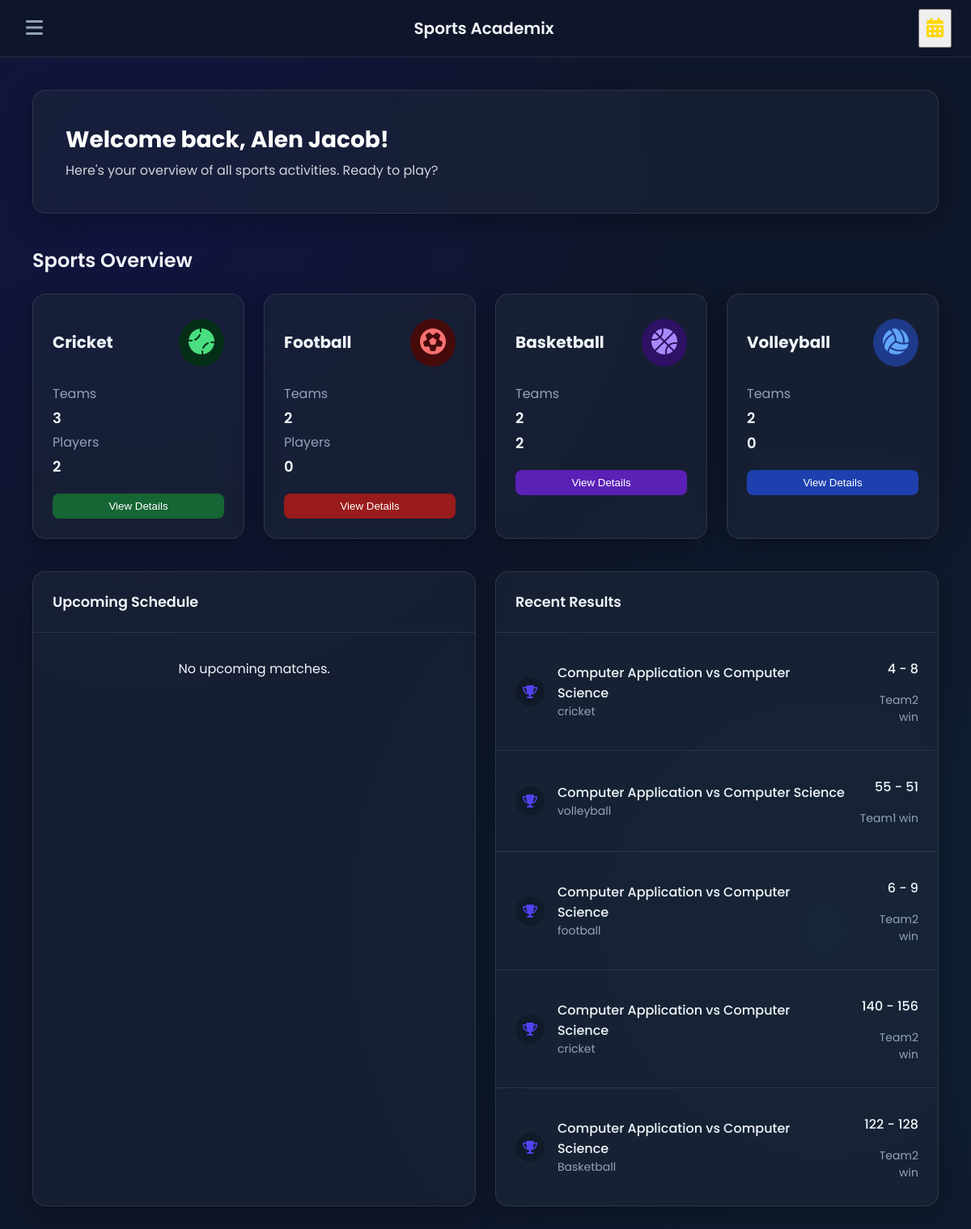
Screenshot of /home.php (signed in) with the database file from the repository.
### tables this page shows
CREATE TABLE `users` (
  `user_id` int(11) NOT NULL,
  `name` varchar(100) DEFAULT NULL,
  `email` varchar(100) DEFAULT NULL,
  `password` varchar(250) DEFAULT NULL,
  `student_id` varchar(20) DEFAULT NULL,
  `role` enum('admin','user') DEFAULT 'user',
  `status` enum('active','blocked') DEFAULT NULL,
  `created_at` datetime DEFAULT current_timestamp(),
  `reset_token` varchar(255) DEFAULT NULL,
  `reset_token_expires_at` datetime DEFAULT NULL,
  `otp_hash` varchar(255) DEFAULT NULL,
  `otp_expires_at` datetime DEFAULT NULL
);

CREATE TABLE `events` (
  `event_id` int(11) NOT NULL,
  `event_name` varchar(100) DEFAULT NULL,
  `sport_id` int(11) DEFAULT NULL,
  `event_date` datetime DEFAULT NULL,
  `venue` varchar(100) DEFAULT NULL,
  `description` text DEFAULT NULL,
  `status` enum('schedule','outgoing','completed','postponed','cancelled') DEFAULT 'schedule',
  `team1_id` int(11) DEFAULT NULL,
  `team2_id` int(11) DEFAULT NULL,
  `team1_score` int(11) NOT NULL DEFAULT 0,
  `team2_score` int(11) NOT NULL DEFAULT 0,
  `result` enum('team1_win','team2_win','draw','pending') DEFAULT 'pending'
);

CREATE TABLE `teams` (
  `team_id` int(11) NOT NULL,
  `team_name` varchar(100) DEFAULT NULL,
  `sport_id` int(11) DEFAULT NULL,
  `department_id` int(11) DEFAULT NULL,
  `created_by` int(11) DEFAULT NULL,
  `created_at` datetime DEFAULT current_timestamp()
);

CREATE TABLE `sports` (
  `sport_id` int(11) NOT NULL,
  `name` varchar(100) DEFAULT NULL,
  `code` varchar(10) DEFAULT NULL,
  `max_players` int(11) DEFAULT 0,
  `status` enum('active','inactive') NOT NULL DEFAULT 'active',
  `points_for_win` int(11) NOT NULL DEFAULT 3,
  `points_for_draw` int(11) NOT NULL DEFAULT 1,
  `points_for_loss` int(11) NOT NULL DEFAULT 0
);

### home.php (the view, shortened to what this page needs)
<?php
require_once 'config.php';
$logged_in_user_id = $_SESSION['user_id'];
$stmt_user_data = $conn->prepare("SELECT name, email FROM users WHERE user_id = ?");
$stmt_user_data->bind_param("i", $logged_in_user_id);
$stmt_user_data->execute();
$user_data_result = $stmt_user_data->get_result();
$user_data = $user_data_result->fetch_assoc();
$logged_in_user_name = $user_data['name'] ?? 'User';
function getSportStats($conn, $sport_id) {
    $stats = ['teams' => 0, 'players' => 0, 'matches' => 0];
    $stmt_teams = $conn->prepare("SELECT COUNT(*) as count FROM teams WHERE sport_id = ?");
    $stmt_teams->bind_param("i", $sport_id);
    $stmt_teams->execute();
    $teams_result = $stmt_teams->get_result();
    if ($teams_result) $stats['teams'] = $teams_result->fetch_assoc()['count'];
    $stmt_players = $conn->prepare("SELECT COUNT(DISTINCT tm.user_id) as count FROM team_members tm JOIN teams t ON tm.team_id = t.team_id WHERE t.sport_id = ?");
    $stmt_players->bind_param("i", $sport_id);
    $stmt_players->execute();
    $players_result = $stmt_players->get_result();
    if ($players_result) $stats['players'] = $players_result->fetch_assoc()['count'];
    $stmt_matches = $conn->prepare("SELECT COUNT(*) as count FROM events WHERE sport_id = ? AND status = 'schedule'");
    $stmt_matches->bind_param("i", $sport_id);
    $stmt_matches->execute();
    $matches_result = $stmt_matches->get_result();
    if ($matches_result) $stats['matches'] = $matches_result->fetch_assoc()['count'];
    return $stats;
}
$cricket_stats = getSportStats($conn, 1);
$football_stats = getSportStats($conn, 2);
$basketball_stats = getSportStats($conn, 5);
$volleyball_stats = getSportStats($conn, 3);
$recent_matches_stmt = $conn->prepare("SELECT e.event_name, s.name as sport_name, t1.team_name as team1_name, t2.team_name as team2_name, DATE_FORMAT(e.event_date, '%b %d, %Y') as event_date, e.team1_score, e.team2_score, e.result FROM events e JOIN sports s ON e.sport_id = s.sport_id LEFT JOIN teams t1 ON e.team1_id = t1.team_id LEFT JOIN teams t2 ON e.team2_id = t2.team_id WHERE e.status = 'completed' ORDER BY e.event_date DESC LIMIT 5");
$recent_matches_stmt->execute();
$recent_matches = $recent_matches_stmt->get_result();
$sql_upcoming = "SELECT e.event_id, e.event_name, s.name as sport_name, t1.team_name as team1_name, t2.team_name as team2_name, DATE_FORMAT(e.event_date, '%b %d, %l:%i %p') as event_date, e.venue FROM events e JOIN sports s ON e.sport_id = s.sport_id LEFT JOIN teams t1 ON e.team1_id = t1.team_id LEFT JOIN teams t2 ON e.team2_id = t2.team_id WHERE e.status = 'schedule' AND e.event_date > NOW() ORDER BY e.event_date ASC LIMIT 5";
$stmt_upcoming = $conn->prepare($sql_upcoming);
$stmt_upcoming->execute();
$upcoming_schedule = $stmt_upcoming->get_result();
$currentPage = $_GET['page'] ?? 'dashboard';
?>
<!DOCTYPE html>
<html lang="en">
<head>
    <link rel="stylesheet" href="https://cdnjs.cloudflare.com/ajax/libs/font-awesome/6.4.0/css/all.min.css">
    <link href="https://cdn.jsdelivr.net/npm/vanilla-calendar-pro/build/vanilla-calendar.min.css" rel="stylesheet">
</head>
<body>
    <div class="main-content">
        <header class="top-navbar">
            <button class="menu-toggle" id="menu-toggle"><i class="fas fa-bars"></i></button>
            <a href="?page=dashboard" class="brand">
                <h1>Sports Academix</h1>
            </a>
            <div class="header-actions">
                <button class="calendar-icon" id="calendar-toggle" title="View Schedule"><i class="fas fa-calendar-alt"></i></button>
            </div>
        </header>
        <main>
            <div id="dashboard" class="tab-content <?php if($currentPage == 'dashboard') echo 'active'; ?>">
                <div class="welcome-banner"><h1>Welcome back, <?php echo htmlspecialchars($logged_in_user_name); ?>!</h1><p>Here's your overview of all sports activities. Ready to play?</p></div>
                <h2>Sports Overview</h2>
                <div class="grid grid-cols-4">
                    <div class="sport-card cricket-card"><div class="sport-card-header"><h3>Cricket</h3><div class="sport-card-icon icon-bg-green"><i class="fas fa-baseball-ball icon-green"></i></div></div><div class="sport-card-body"><div><p class="text-gray">Teams</p><p class="text-lg font-semibold"><?php echo $cricket_stats['teams']; ?></p></div><div><p class="text-gray">Players</p><p class="text-lg font-semibold"><?php echo $cricket_stats['players']; ?></p></div></div><a href="cricket.php"><button class="card-button btn-green">View Details</button></a></div>
                    <div class="sport-card football-card"><div class="sport-card-header"><h3>Football</h3><div class="sport-card-icon icon-bg-red"><i class="fas fa-futbol icon-red"></i></div></div><div class="sport-card-body"><div><p class="text-gray">Teams</p><p class="text-lg font-semibold"><?php echo $football_stats['teams']; ?></p></div><div><p class="text-gray">Players</p><p class="text-lg font-semibold"><?php echo $football_stats['players']; ?></p></div></div><a href="football.php"><button class="card-button btn-red">View Details</button></a></div>
                    <div class="sport-card basketball-card"><div class="sport-card-header"><h3>Basketball</h3><div class="sport-card-icon icon-bg-purple"><i class="fas fa-basketball-ball icon-purple"></i></div></div><div class="sport-card-body"><div><p class="text-gray">Teams</p><p class="text-lg font-semibold"><?php echo $basketball_stats['teams']; ?></p></div><div><p class="text-lg font-semibold"><?php echo $basketball_stats['players']; ?></p></div></div><a href="basketball.php"><button class="card-button btn-purple">View Details</button></a></div>
                    <div class="sport-card volleyball-card"><div class="sport-card-header"><h3>Volleyball</h3><div class="sport-card-icon icon-bg-blue"><i class="fas fa-volleyball-ball icon-blue"></i></div></div><div class="sport-card-body"><div><p class="text-gray">Teams</p><p class="text-lg font-semibold"><?php echo $volleyball_stats['teams']; ?></p></div><div><p class="text-lg font-semibold"><?php echo $volleyball_stats['players']; ?></p></div></div><a href="volleyball.php"><button class="card-button btn-blue">View Details</button></a></div>
                </div>
                <div class="grid grid-cols-2" style="margin-top: 2.5rem;">
                    <div class="content-box"><h3>Upcoming Schedule</h3><?php if ($upcoming_schedule->num_rows > 0): while($schedule = $upcoming_schedule->fetch_assoc()): ?><div class="list-item"><div class="list-item-icon"><i class="fas fa-calendar-day"></i></div><div class="list-item-details"><p class="font-medium"><?php echo htmlspecialchars($schedule['team1_name'] ?? 'TBD'); ?> vs <?php echo htmlspecialchars($schedule['team2_name'] ?? 'TBD'); ?></p><p class="text-sm"><?php echo htmlspecialchars($schedule['sport_name']); ?></p></div><div class="list-item-aside"><p class="font-medium"><?php echo $schedule['event_date']; ?></p><p class="text-sm"><?php echo htmlspecialchars($schedule['venue']); ?></p></div></div><?php endwhile; else: ?><p style="text-align: center; padding: 1rem;">No upcoming matches.</p><?php endif; ?></div>
                    <div class="content-box"><h3>Recent Results</h3><?php if($recent_matches->num_rows > 0): mysqli_data_seek($recent_matches, 0); while($match = $recent_matches->fetch_assoc()): ?><div class="list-item"><div class="list-item-icon"><i class="fas fa-trophy"></i></div><div class="list-item-details"><p class="font-medium"><?php echo htmlspecialchars($match['team1_name']); ?> vs <?php echo htmlspecialchars($match['team2_name']); ?></p><p class="text-sm"><?php echo htmlspecialchars($match['sport_name']); ?></p></div><div class="list-item-aside"><p class="font-medium"><?php echo $match['team1_score']; ?> - <?php echo $match['team2_score']; ?></p><p class="text-sm"><?php echo str_replace('_', ' ', ucfirst($match['result'])); ?></p></div></div><?php endwhile; else: ?><p style="text-align: center; padding: 1rem;">No recent results.</p><?php endif; ?></div>
                </div>
            </div>
        </main>
    </div>
</body>
</html>

### home.php (style rules this page uses)
:root { --primary-hue: 245; --primary: hsl(var(--primary-hue), 85%, 60%); --bg-dark: #0f172a; --bg-glass: rgba(30, 41, 59, 0.5); --border-glass: rgba(255, 255, 255, 0.1); --text-light: #f1f5f9; --text-muted: #94a3b8; --shadow-lg: 0 8px 32px 0 rgba(0, 0, 0, 0.3); }
body { font-family: 'Poppins', sans-serif; background-color: var(--bg-dark); background-image: radial-gradient(circle at 15% 15%, hsla(var(--primary-hue), 80%, 25%, 0.3) 0, transparent 40%), radial-gradient(circle at 85% 75%, hsla(190, 80%, 20%, 0.2) 0, transparent 40%); background-attachment: fixed; margin: 0; color: var(--text-light); }
.top-navbar { display: flex; align-items: center; padding: 0 1.5rem; height: 70px; background-color: rgba(15, 23, 42, 0.8); backdrop-filter: blur(10px); border-bottom: 1px solid var(--border-glass); position: sticky; top: 0; z-index: 100; }
.menu-toggle { background: none; border: none; color: var(--text-muted); font-size: 1.5rem; cursor: pointer; padding: 0.5rem; transition: color 0.2s; }
.brand { display: flex; align-items: center; gap: 0.75rem; text-decoration: none; color: var(--text-light); margin: 0 auto; }
.brand h1 { font-size: 1.25rem; font-weight: 600; margin: 0; }
.header-actions { display: flex; align-items: center; gap: 1rem; position: relative; }
.main-content { flex: 1; }
main { padding: 2.5rem; max-width: 1200px; margin: 0 auto; }
.tab-content { display: none; }
.tab-content.active { display: block; animation: fadeIn 0.5s ease-in-out; }
.welcome-banner, .sport-card, .content-box, .page-content { background: var(--bg-glass); border: 1px solid var(--border-glass); backdrop-filter: blur(10px); box-shadow: var(--shadow-lg); border-radius: 1rem; }
.welcome-banner { color: #fff; padding: 2.5rem; margin-bottom: 2.5rem; }
.welcome-banner h1 { margin: 0; font-size: 1.75rem; }
.welcome-banner p { margin: 0.25rem 0 0; color: #d1d5db; }
h2, h3.h3 { font-size: 1.5rem; font-weight: 600; color: var(--text-light); margin-bottom: 1.5rem; }
.grid { display: grid; gap: 1.5rem; }
.grid-cols-4 { grid-template-columns: repeat(auto-fit, minmax(200px, 1fr)); }
.grid-cols-2 { grid-template-columns: repeat(auto-fit, minmax(300px, 1fr)); }
.sport-card { padding:1.5rem; transition: all .3s ease }
.sport-card-header { display:flex;justify-content:space-between;align-items:center;margin-bottom:1rem }
.sport-card h3 { font-size:1.25rem;font-weight:700;color:var(--text-light) }
.sport-card-icon { padding:.75rem;border-radius:50% }
.sport-card-icon i { font-size:2rem }
.icon-bg-green { background-color:#052e16 }
.icon-green { color:#4ade80 }
.icon-bg-red { background-color:#450a0a }
.icon-red { color:#f87171 }
.icon-bg-purple { background-color:#2e1065 }
.icon-purple { color:#a78bfa }
.icon-bg-blue { background-color:#1e3a8a }
.icon-blue { color:#60a5fa }
.sport-card-body p { margin:.25rem 0 }
.text-gray { color:var(--text-muted) }
.font-semibold { font-weight:600 }
.text-lg { font-size:1.125rem }
.card-button { margin-top:1rem;width:100%;padding:.5rem 1rem;color:#fff;border:none;border-radius:.5rem;cursor:pointer; transition: background-color 0.3s ease; }
.btn-green { background-color:#166534 }
.btn-red { background-color:#991b1b }
.btn-purple { background-color:#5b21b6 }
.btn-blue { background-color:#1e40af }
.content-box { padding: 0; }
.content-box h3 { padding: 1.5rem; font-size: 1.1rem; font-weight: 600; margin: 0; border-bottom: 1px solid var(--border-glass); }
.list-item { display: flex; align-items: center; gap: 1rem; padding: 1rem 1.5rem; border-bottom: 1px solid var(--border-glass); }
.list-item:last-child { border-bottom: none; }
.list-item-icon { font-size: 1rem; width: 36px; height: 36px; display: grid; place-items: center; border-radius: 50%; color: var(--primary); background-color: rgba(0,0,0,0.2); }
.list-item-details { flex-grow: 1; }
.list-item-details p { margin: 0; }
.font-medium { font-weight: 500; }
.text-sm { font-size: 0.875rem; color: var(--text-muted); }
.list-item-aside { text-align: right; }
.calendar-icon { font-size: 1.5rem; color: #FFD700; cursor: pointer; padding: 0.5rem; transition: color 0.2s; }

### rows the page displays
users: name "Alen Jacob"
events: team1.team_name "Computer Application", team2.team_name "Computer Science", sport.name "cricket", team1_score "4", team2_score "8", result "Team2 win"
events: team1.team_name "Computer Application", team2.team_name "Computer Science", sport.name "volleyball", team1_score "55", team2_score "51", result "Team1 win"
events: team1.team_name "Computer Application", team2.team_name "Computer Science", sport.name "football", team1_score "6", team2_score "9", result "Team2 win"
events: team1.team_name "Computer Application", team2.team_name "Computer Science", sport.name "cricket", team1_score "140", team2_score "156", result "Team2 win"
events: team1.team_name "Computer Application", team2.team_name "Computer Science", sport.name "Basketball", team1_score "122", team2_score "128", result "Team2 win"

### other values shown
$cricket_stats['teams'] "3"
$cricket_stats['players'] "2"
$football_stats['teams'] "2"
$football_stats['players'] "0"
$basketball_stats['teams'] "2"
$basketball_stats['players'] "2"
$volleyball_stats['teams'] "2"
$volleyball_stats['players'] "0"
